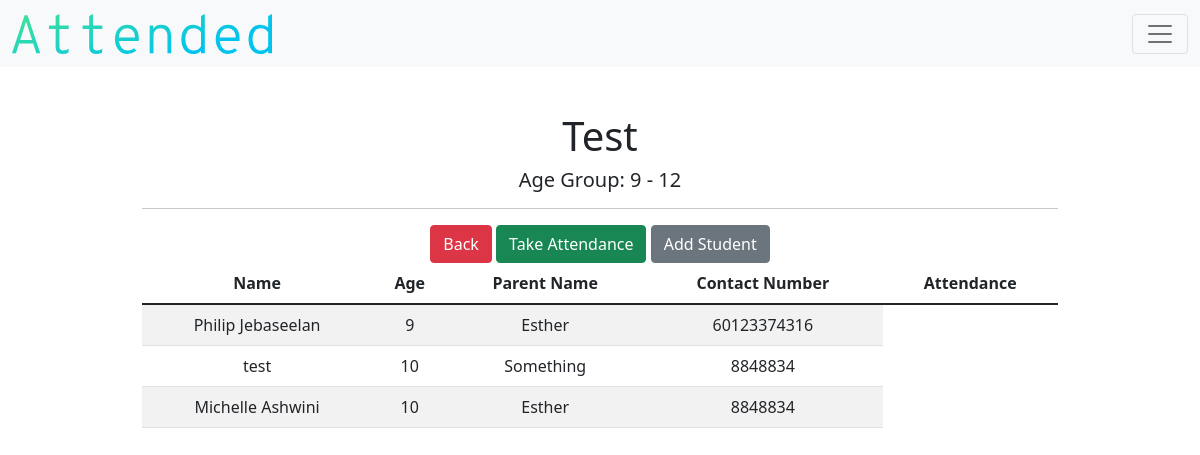
Page /detail_class/5 (signed in) on the committed database.
### models.py (models this page shows)
class Class(db.Model):
    __tablename__ = "class"
    id = db.Column(db.Integer, primary_key=True)
    teacher_id = db.Column(db.Integer, db.ForeignKey("teacher.id"))
    name = db.Column(db.String(), nullable=False)
    lowest_age = db.Column(db.Integer, nullable=False)
    highest_age = db.Column(db.Integer, nullable=False)
    count = db.Column(db.Integer)

class Student(db.Model):
    __tablename__ = "student"
    id = db.Column(db.Integer, primary_key=True)
    teacher_id = db.Column(db.Integer, db.ForeignKey("teacher.id"))
    class_id = db.Column(db.Integer, nullable=True)
    name = db.Column(db.String(), nullable=False)
    birth = db.Column(db.String(),nullable=False)
    age = db.Column(db.Integer(), nullable=False)
    parent = db.Column(db.String(), nullable=False)
    parent2 = db.Column(db.String(), nullable=True)
    number = db.Column(db.Integer, nullable=False)
    number2 = db.Column(db.Integer, nullable=True)
    email = db.Column(db.String(), nullable=False)
    email2 = db.Column(db.String(), nullable=True)
    address = db.Column(db.String(), nullable=False)
    city = db.Column(db.String(), nullable=False)
    state = db.Column(db.String(), nullable=False)
    postcode = db.Column(db.Integer, nullable=False)

### application.py (the view)
@app.route("/detail_class/<string:id>")
def detail_class(id):
    if not current_user.is_authenticated:
        return redirect("/login")
    else:
        TABLE_HEADERS=["Name", "Age", "Parent Name", "Contact Number", "Attendance"]
        teacher = current_user.get_id()
        class_object = Class.query.filter_by(id = id).first()
        students = Student.query.filter_by(class_id=id, teacher_id=teacher)
        return render_template("detail-class.html", classes=class_object, headers=TABLE_HEADERS, students=students)

### application.py (called while the page is built)
@login.user_loader
def load_user(id):
    return Teacher.query.get(id)

### templates/detail-class.html
{% extends "layout.html" %}
{% block main %}
        <h1>{{classes.name}}</h1>
        <h5> Age Group: {{classes.lowest_age}} - {{classes.highest_age}} </h5>
        <hr>
        <div class="d-grid gap-2 d-md-block">
          <a class="btn btn-danger" id="detail-class-back" href="/class" type="button">Back</a>
          <a class="btn btn-success" id="detail-class-attendance" href="#" role="button">Take Attendance</a>
          <a class="btn btn-secondary" id="detail-class-add" href="/add_student_class/{{classes.id}}" role="button">Add Student</a>
        </div>
        <div class="table-responsive">
          <table class="table table-striped table-hover">
                  <thead>
                          <tr>
                                  {% for header in headers %}
                                  <th> {{ header }} </th>
                                  {% endfor %}
                          </tr>
                          <tbody>
                          {% for student in students %}
                          <tr>
                                  <td>{{student.name}}</td>
                                  <td> {{student.age }} </td>
                                  <td> {{student.parent}} </td>
                                  <td> {{student.number}} </td>
                          </tr>
                          {% endfor %}
                  </tbody>
                  </thead>
          </table>
        </div>
{% endblock %}

### rows in the picture
Class: name "Test", lowest_age "9", highest_age "12"
Student: name "Philip Jebaseelan", age "9", parent "Esther", number "60123374316"
Student: name "test", age "10", parent "Something", number "8848834"
Student: name "Michelle Ashwini", age "10", parent "Esther", number "8848834"

### other values in the picture
{{ header }} "Name" "Age" "Parent Name" "Contact Number" "Attendance"
